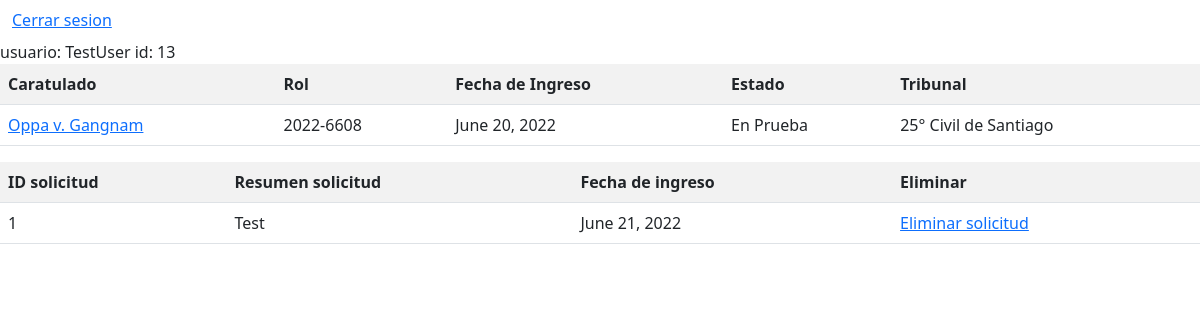
Page /panel (signed in) on the committed database.
### core/models.py (models this page shows, shortened)
class Causa(models.Model):
    caratulado = models.CharField(max_length=200, verbose_name="Caratulado de la causa")
    rol = models.CharField(max_length=100, verbose_name="Rol de la causa")
    fecha_ingreso = models.DateField()
    estado = models.CharField(max_length=100, verbose_name="Estado de la causa")
    abogados = models.ManyToManyField(Abogado)
    tribunal = models.ForeignKey(Tribunal, on_delete=models.CASCADE)
    contrato = models.ForeignKey(Contrato, on_delete=models.CASCADE)
    clientes = models.ManyToManyField(Cliente)

class Tribunal(models.Model):
    nombre = models.CharField(max_length=150, verbose_name="Nombre del tribunal")
    corte = models.ForeignKey(Corte, on_delete=models.CASCADE)
    def __str__(self):
        return self.nombre

class SolicitudServicio(models.Model):
    solicitante = models.ForeignKey(User, on_delete=models.CASCADE)
    resumen_solicitud = models.CharField(max_length=200, verbose_name="Resumen de la solicitud, maximo 200 caracteres")
    solicitud = models.TextField(verbose_name="Describa con mayor detalle la solicitud")
    fecha_solicitud = models.DateField(auto_now=True, editable=False)

### core/views.py (the view)
# urls.py: path('panel', views.panel_control, name='panel'),
def panel_control(request):
    usuario_actual = request.user.id
    if request.user.cliente.is_abogado:
        causas = Causa.objects.all()
        datos = {
        'causas' : causas,
        'usuario': usuario_actual
    }
    else:
        causas = Causa.objects.all().filter(clientes__usuario__id=usuario_actual)
        solicitudes = SolicitudServicio.objects.all().filter(solicitante__id=usuario_actual)
        datos = {
            'causas' : causas,
            'usuario': usuario_actual,
            'solicitudes' : solicitudes
        }
    return render(request, 'panel_cliente.html', datos)

### core/templates/panel_cliente.html (shortened to what this page needs)
{% load static %}
<!DOCTYPE html>
<html>
<head>
    <link href="{% static 'css/bootstrap.css' %}" rel="stylesheet" />
</head>
<body>
    <nav class="navbar">
        <div class="container-fluid">
            <ul class="navbar-nav">
                {% if user.is_authenticated %}
                <li class="nav-item">
                    <a href="{% url 'logout' %}">Cerrar sesion</a>
                </li>
                {% endif %}
            </ul>
        </div>
    </nav>
    usuario: {{user}}
    id: {{usuario}}
    <table class="table table-striped">
        <tr>
            <th>Caratulado</th>
            <th>Rol</th>
            <th>Fecha de Ingreso</th>
            <th>Estado</th>
            <th>Tribunal</th>
        </tr>
        {% for c in causas %}
        <tr>
            <td><a href="{% url 'causa' c.id %}">{{c.caratulado}}</a></td>
            <td>{{c.rol}}</td>
            <td>{{c.fecha_ingreso}}</td>
            <td>{{c.estado}}</td>
            <td>{{c.tribunal}}</td>
        </tr>
        {% endfor %}
    </table>
    {% if solicitudes %}
    <table class="table table-striped">
        <tr>
            <th>ID solicitud</th>
            <th>Resumen solicitud</th>
            <th>Fecha de ingreso</th>
            <th>Eliminar</th>
        </tr>
        {% for s in solicitudes %}
        <tr>
            <td>{{s.id}}</td>
            <td>{{s.resumen_solicitud}}</td>
            <td>{{s.fecha_solicitud}}</td>
            <td><a href="{% url 'del_solicitud' s.id %}">Eliminar solicitud</a></td>
        </tr>
        {% endfor %}
    </table>
    {% endif %}
</body>
</html>

### rows in the picture
Causa: caratulado "Oppa v. Gangnam", rol "2022-6608", fecha_ingreso "June 20, 2022", estado "En Prueba", tribunal "25° Civil de Santiago"
SolicitudServicio: id "1", resumen_solicitud "Test", fecha_solicitud "June 21, 2022"

### other values in the picture
{{ user }} "TestUser"
{{ usuario }} "13"
